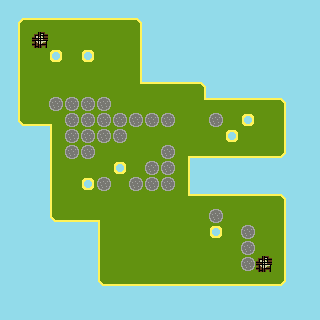

A level layout from a 2D game, rendered from its tile map. Below: a short description, then the map file with its tile-grid data intact:
An orthogonal 20x20 tile map with 16x16 px tiles, 1 tile layer (Tile Layer 1).

<map version="1.2" tiledversion="1.3.2" orientation="orthogonal" renderorder="right-down" compressionlevel="0" width="20" height="20" tilewidth="16" tileheight="16" infinite="0" nextlayerid="2" nextobjectid="1">
 <tileset firstgid="1" source="Terrain clone.tsx" />
 <layer id="1" name="Tile Layer 1" width="20" height="20">
  <data encoding="csv">
2,2,2,2,2,2,2,2,2,2,2,2,2,2,2,2,2,2,2,2,
2,10,5,5,5,5,5,5,9,2,2,2,2,2,2,2,2,2,2,2,
2,6,17,1,1,1,1,1,8,2,2,2,2,2,2,2,2,2,2,2,
2,6,1,3,1,3,1,1,8,2,2,2,2,2,2,2,2,2,2,2,
2,6,1,1,1,1,1,1,8,2,2,2,2,2,2,2,2,2,2,2,
2,6,1,1,1,1,1,1,16,5,5,5,9,2,2,2,2,2,2,2,
2,6,1,4,4,4,4,1,1,1,1,1,16,5,5,5,5,9,2,2,
2,11,7,14,4,4,4,4,4,4,4,1,1,4,1,3,1,8,2,2,
2,2,2,6,4,4,4,4,1,1,1,1,1,1,3,1,1,8,2,2,
2,2,2,6,4,4,1,1,1,1,4,15,7,7,7,7,7,12,2,2,
2,2,2,6,1,1,1,3,1,4,4,8,2,2,2,2,2,2,2,2,
2,2,2,6,1,3,4,1,4,4,4,8,2,2,2,2,2,2,2,2,
2,2,2,6,1,1,1,1,1,1,1,16,5,5,5,5,5,9,2,2,
2,2,2,11,7,7,14,1,1,1,1,1,1,4,1,1,1,8,2,2,
2,2,2,2,2,2,6,1,1,1,1,1,1,3,1,4,1,8,2,2,
2,2,2,2,2,2,6,1,1,1,1,1,1,1,1,4,1,8,2,2,
2,2,2,2,2,2,6,1,1,1,1,1,1,1,1,4,17,8,2,2,
2,2,2,2,2,2,11,7,7,7,7,7,7,7,7,7,7,12,2,2,
2,2,2,2,2,2,2,2,2,2,2,2,2,2,2,2,2,2,2,2,
2,2,2,2,2,2,2,2,2,2,2,2,2,2,2,2,2,2,2,2
</data>
 </layer>
</map>